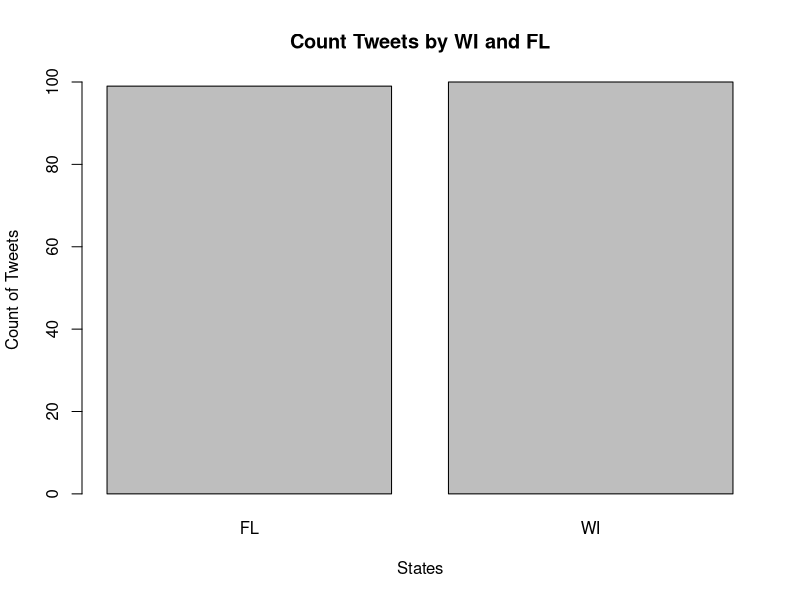
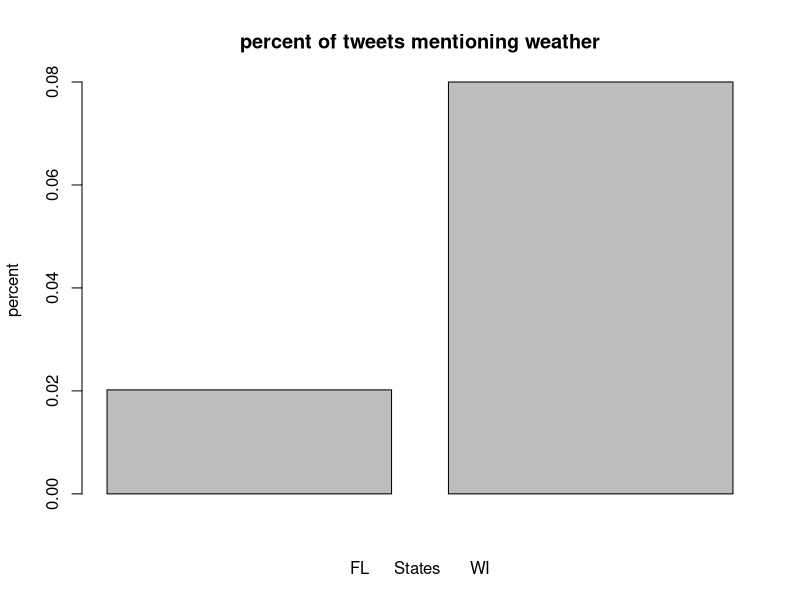

These figures' R source, in order:
#sets the working directory to the correct folder
setwd("~/Documents/DS710/ds710fall2016finalprojectproposal")

#reads in the file produced in python
states <- read.csv('fileop.csv')

#looks at the first 5 rows of the data to make sure it is the correct file
head(states)

#looks at the summary of the states data
#I notice there is almost an even split between the WI and FL data
#Also most of the data appears to be from 12/16/2016
summary(states)

#puts the count of states into a variable and outputs a graph
countstates <- table(states['State'])
barplot(countstates, xlab = 'States', ylab = 'Count of Tweets', 
        main = 'Count Tweets by WI and FL')

#create weather variables
weather1 = 'weather'
weather2 = 'Weather'
weather3 = 'wx'
weather4 = 'WX'

#looks for the weather statements in the tweets
WX1 <- states$State[grep(weather1,states$Tweet, perl = T)]
WX2 <- states$State[grep(weather2,states$Tweet, perl = T)]
WX3 <- states$State[grep(weather3,states$Tweet, perl = T)]
WX4 <- states$State[grep(weather4,states$Tweet, perl = T)]

#combineds the outputs
allwx <- c(WX1,WX2,WX3,WX4)
allwx

wxtable <- table(allwx)
wxtable
#fl = 2, WI = 8
percents <- c((2/99),(8/100))
barplot(percents, xlab = 'FL     States      WI',ylab = 'percent'
        ,main = 'percent of tweets mentioning weather')
